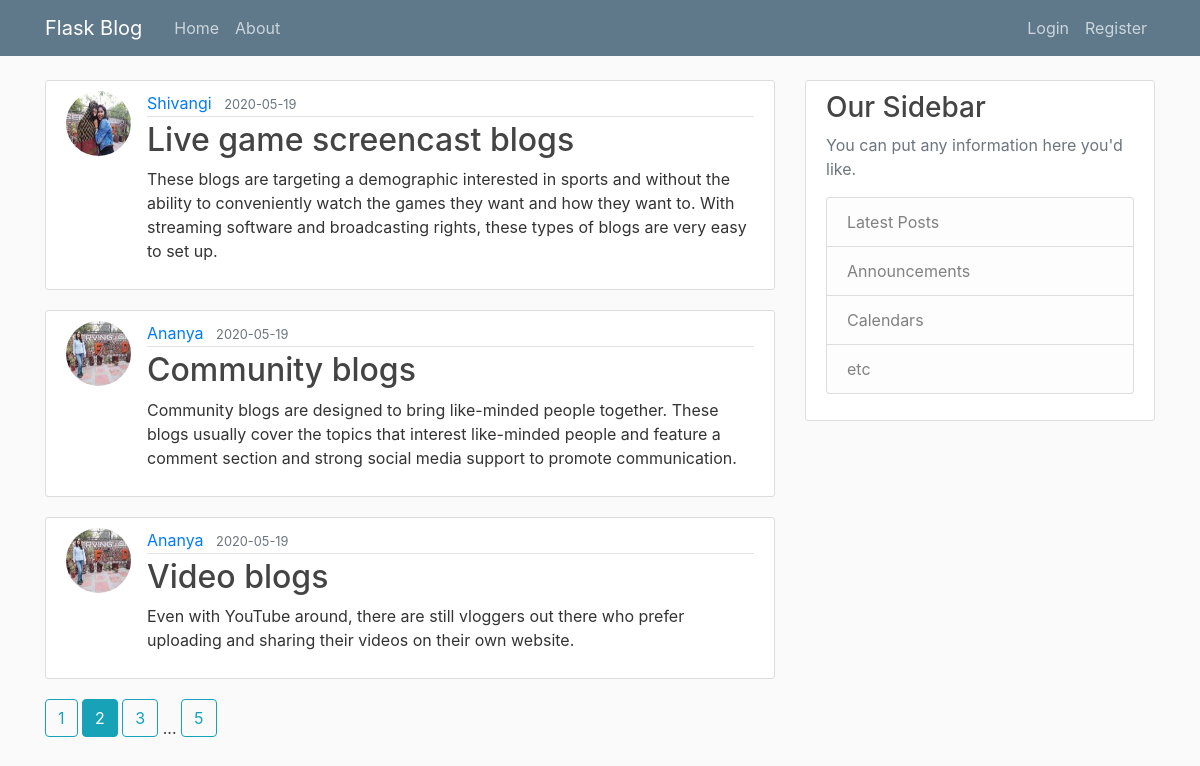
The page /home?page=2 on the database its author committed.
### flaskblog/models.py (models this page shows, shortened)
class Post(db.Model):
    id = db.Column(db.Integer, primary_key=True)
    title = db.Column(db.String(100), nullable=False)
    date_posted = db.Column(db.DateTime, nullable=False, default=datetime.utcnow)
    content = db.Column(db.Text, nullable=False)
    user_id = db.Column(db.Integer, db.ForeignKey('user.id'), nullable=False)

class User(db.Model, UserMixin):
    id = db.Column(db.Integer, primary_key=True)
    username = db.Column(db.String(20), unique=True, nullable=False)
    email = db.Column(db.String(120), unique=True, nullable=False)
    image_file = db.Column(db.String(20), nullable=False, default='default.jpg')
    password = db.Column(db.String(60), nullable=False)
    posts = db.relationship('Post', backref='author', lazy=True)

### flaskblog/main/routes.py (the view)
@main.route("/")
@main.route("/home")
def home():
    page = request.args.get('page', 1, type=int) #page number
    posts = Post.query.order_by(Post.date_posted.desc()).paginate(page=page, per_page=3)
    return render_template("home.html",posts=posts)

### flaskblog/templates/home.html
{% extends "layout.html" %}
{% block content %}
    {% for post in posts.items %}
        <article class="media content-section">
          <img class="rounded-circle article-img" src="{{ url_for('static', filename='profile_pics/' + post.author.image_file) }}">
          <div class="media-body">
            <div class="article-metadata">
              <a class="mr-2" href="{{ url_for('users.user_posts', username=post.author.username) }}">{{ post.author.username }}</a>
              <small class="text-muted">{{ post.date_posted.strftime('%Y-%m-%d') }}</small>
            </div>
            <h2><a class="article-title" href="{{ url_for('posts.post', post_id=post.id) }}">{{ post.title }}</a></h2>
            <p class="article-content">{{ post.content }}</p>
          </div>
        </article>
    {% endfor %}
    {% for page_num in posts.iter_pages(left_edge=1, right_edge=1, left_current=1, right_current=2) %}
      {% if page_num %}
        {% if posts.page == page_num %}
          <a class="btn btn-info mb-4" href="{{ url_for('main.home', page=page_num) }}">{{ page_num }}</a>
        {% else %}
          <a class="btn btn-outline-info mb-4" href="{{ url_for('main.home', page=page_num) }}">{{ page_num }}</a>
        {% endif %}
      {% else %}
        ...
      {% endif %}
    {% endfor %}
{% endblock content %}

### flaskblog/static/main.css (style rules this page uses)
body { background: #fafafa; color: #333333; margin-top: 5rem; }
h1, h2, h3, h4, h5, h6 { color: #444444; }
.content-section { background: #ffffff; padding: 10px 20px; border: 1px solid #dddddd; border-radius: 3px; margin-bottom: 20px; }
.article-title { color: #444444; }
.article-content { white-space: pre-line; }
.article-img { height: 65px; width: 65px; margin-right: 16px; }
.article-metadata { padding-bottom: 1px; margin-bottom: 4px; border-bottom: 1px solid #e3e3e3 }

### rows shown on the page
Post: image_file (picture), author.username "Shivangi", date_posted "2020-05-19", title "Live game screencast blogs", content "These blogs are targeting a demographic interested in sports and without the ability to conveniently watch the games they want and how they want to. With streaming software and broadcasting rights, these types of blogs are very easy to set up."
Post: image_file (picture), author.username "Ananya", date_posted "2020-05-19", title "Community blogs", content "Community blogs are designed to bring like-minded people together. These blogs usually cover the topics that interest like-minded people and feature a comment section and strong social media support to promote communication."
Post: image_file (picture), author.username "Ananya", date_posted "2020-05-19", title "Video blogs", content "Even with YouTube around, there are still vloggers out there who prefer uploading and sharing their videos on their own website."

### other values the page prints
{{ page_num }} "1" "3" "5"
{{ page_num }} "2"
